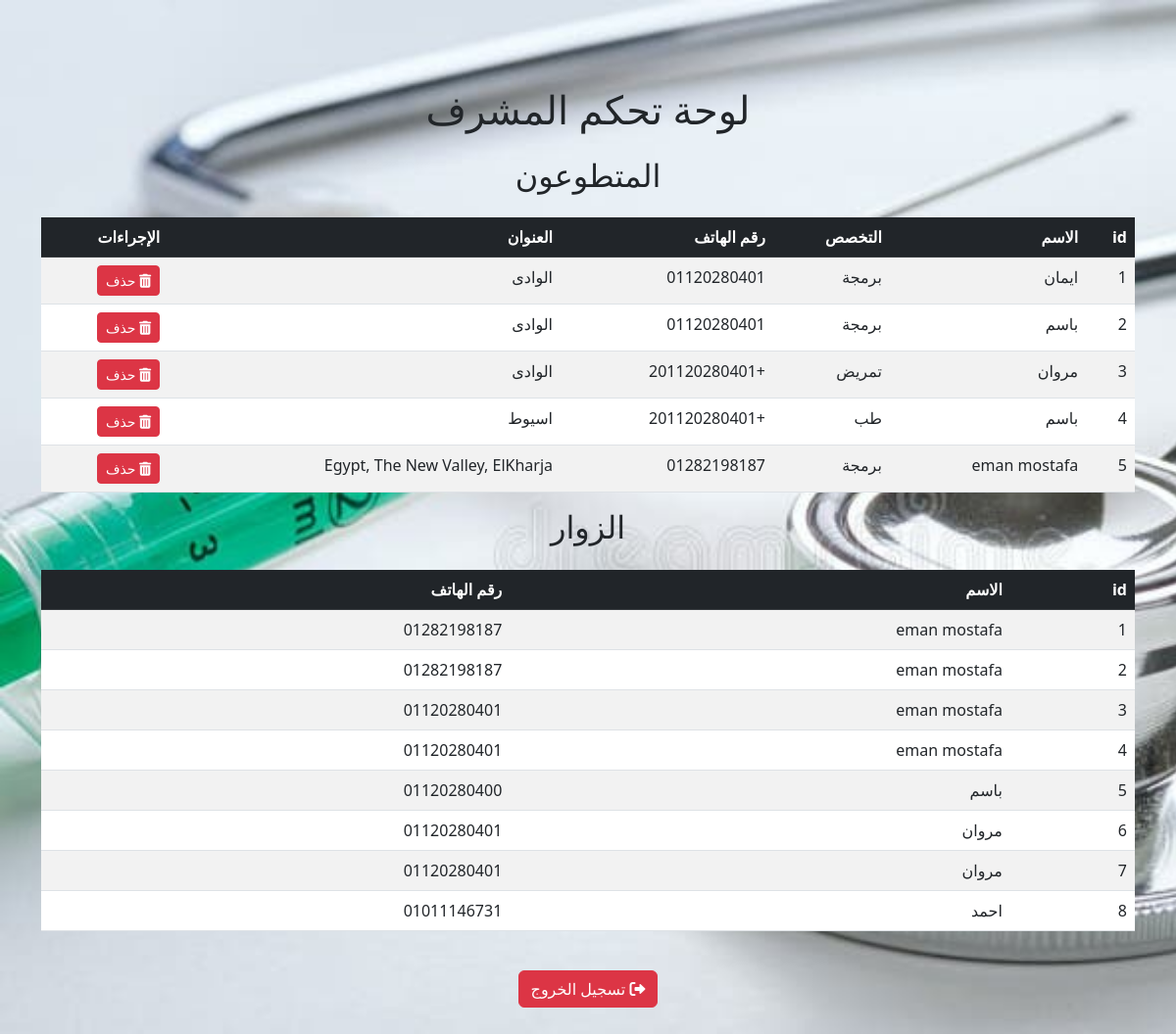
Page /dashboard (signed in) on the earlier database version.
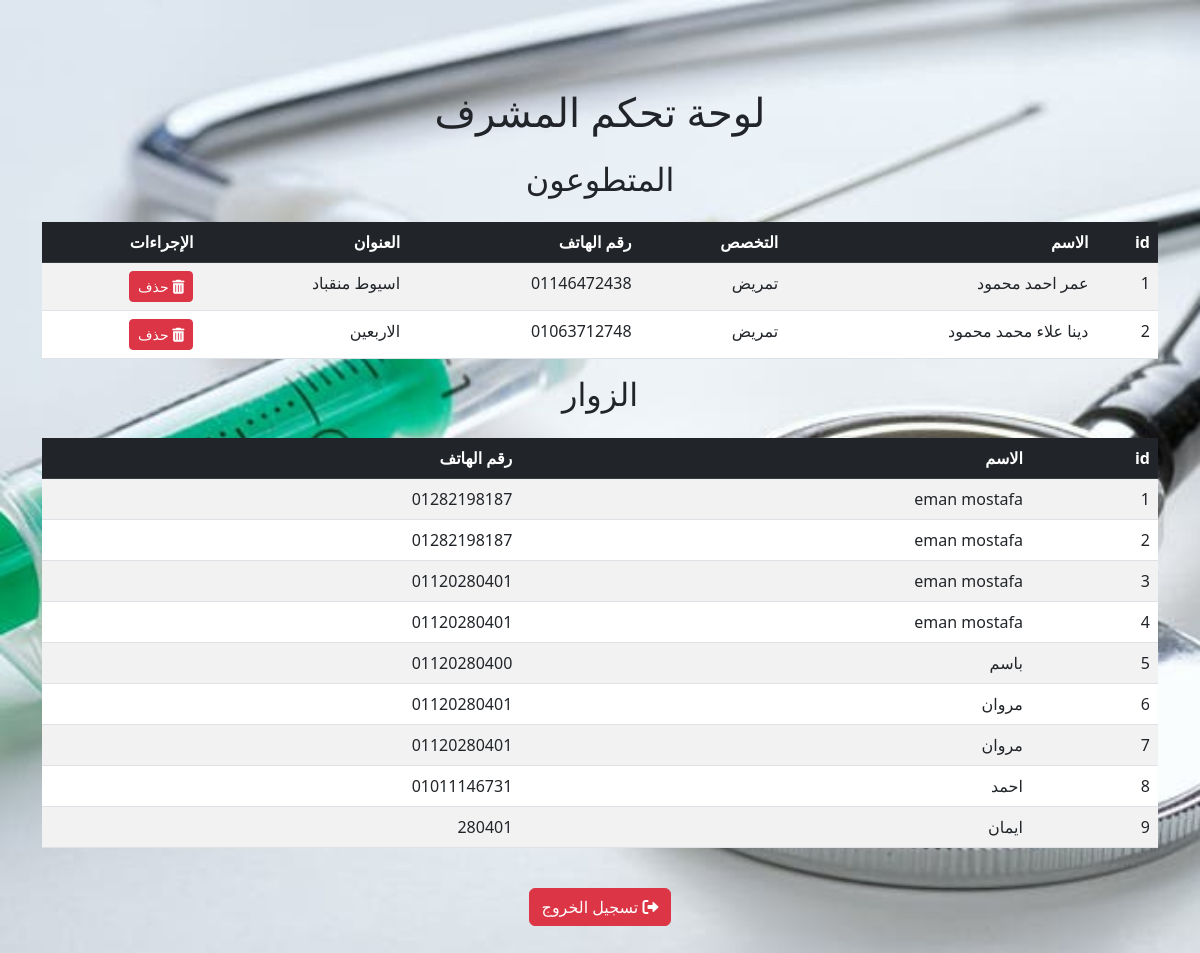
Same page on the later database version.
### app.py (models this page shows)
class Volunteer(db.Model):
    id = db.Column(db.Integer, primary_key=True)
    name = db.Column(db.String(100), nullable=False)
    specialization = db.Column(db.String(100), nullable=False)
    phone = db.Column(db.String(20), nullable=False, unique=True)
    address = db.Column(db.String(200), nullable=False)
    photo = db.Column(db.String(200), nullable=False, default='default.jpg')
    available_time_start = db.Column(db.Time, nullable=False)
    available_time_end = db.Column(db.Time, nullable=False)

class Visitor(db.Model):
    id = db.Column(db.Integer, primary_key=True)
    name = db.Column(db.String(100), nullable=False)
    phone = db.Column(db.String(20), nullable=False, unique=True)

### app.py (the view)
@app.route('/dashboard')
def dashboard():
    if 'admin' in session:
        volunteers = Volunteer.query.all()
        visitors = Visitor.query.all()
        return render_template('dashboard.html', volunteers=volunteers, visitors=visitors)
    return redirect(url_for('admin_login'))

### templates/dashboard.html (shortened to what this page needs)
<!DOCTYPE html>
<html lang="en">
<head>
    <link rel="stylesheet" href="{{ url_for('static', filename='styles.css') }}">
    <link rel="stylesheet" href="https://cdn.jsdelivr.net/npm/bootstrap@5.3.0/dist/css/bootstrap.min.css">
    <link rel="stylesheet" href="https://cdnjs.cloudflare.com/ajax/libs/font-awesome/6.0.0-beta3/css/all.min.css">
</head>
<body>
    <section id="dashboard" class="container py-5">
        <h1 class="text-center mb-4">لوحة تحكم المشرف</h1>
        <h2 class="text-center mb-4">  المتطوعون</h2>
        <div class="table-responsive">
            <table class="table table-striped table-hover">
                <thead class="table-dark">
                    <tr>
                        <th>id</th>
                        <th>الاسم</th>
                        <th>التخصص</th>
                        <th>رقم الهاتف</th>
                        <th>العنوان</th>
                        <th>الإجراءات</th>
                    </tr>
                </thead>
                <tbody>
                    {% for volunteer in volunteers %}
                    <tr>
                        <td>{{ volunteer.id }}</td>
                        <td>{{ volunteer.name }}</td>
                        <td>{{ volunteer.specialization }}</td>
                        <td>{{ volunteer.phone }}</td>
                        <td>{{ volunteer.address }}</td>
                        <td>
                            <a href="/delete/{{ volunteer.id }}" class="btn btn-danger btn-sm" onclick="return confirm('هل أنت متأكد من حذف هذا المتطوع؟');"><i class="fas fa-trash-alt"></i> حذف</a>
                        </td>
                    </tr>
                    {% endfor %}
                </tbody>
            </table>
        </div>
        <h2 class="text-center mb-4">  الزوار</h2>
        <div class="table-responsive">
            <table class="table table-striped table-hover">
                <thead class="table-dark">
                    <tr>
                        <th>id</th>
                        <th>الاسم</th>
                        <th>رقم الهاتف</th>
                    </tr>
                </thead>
                <tbody>
                    {% for visitor in visitors %}
                    <tr>
                        <td>{{ visitor.id }}</td>
                        <td>{{ visitor.name }}</td>
                        <td>{{ visitor.phone }}</td>
                    </tr>
                    {% endfor %}
                </tbody>
            </table>
        </div>
        <div class="text-center mt-4">
            <a href="{{ url_for('index') }}" class="btn btn-danger"><i class="fas fa-sign-out-alt"></i> تسجيل الخروج</a>
        </div>
    </section>
</body>
</html>

### static/styles.css (style rules this page uses)
body { font-family: 'Arial', sans-serif; direction: rtl; text-align: right; background-image: url('/static/uploads/pg.jpg'); background-size: cover; background-attachment: fixed; background-color: #f8f9fa; }
section { margin-top: 40px; }

Differences in the rows shown:
removed Volunteer: id "3", name "مروان", specialization "تمريض", phone "+201120280401", address "الوادى"
removed Volunteer: id "4", name "باسم", specialization "طب", phone "+201120280401", address "اسيوط"
removed Volunteer: id "5", name "eman mostafa", specialization "برمجة", phone "01282198187", address "Egypt, The New Valley, ElKharja"
changed Volunteer id 1: name "ايمان" → "عمر احمد محمود"; specialization "برمجة" → "تمريض"; phone "01120280401" → "01146472438"; address "الوادى" → "اسيوط منقباد"
changed Volunteer id 2: name "باسم" → "دينا علاء محمد محمود"; specialization "برمجة" → "تمريض"; phone "01120280401" → "01063712748"; address "الوادى" → "الاربعين"
added Visitor: id "9", name "ايمان", phone "280401"
